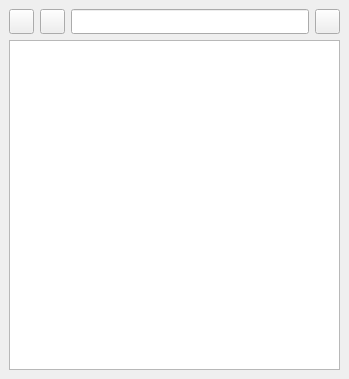
<?xml version="1.0" encoding="UTF-8"?>
<ui version="4.0">
 <class>filetree_DockWidget</class>
 <widget class="QDockWidget" name="filetree_DockWidget">
  <property name="geometry">
   <rect>
    <x>0</x>
    <y>0</y>
    <width>349</width>
    <height>379</height>
   </rect>
  </property>
  <property name="maximumSize">
   <size>
    <width>524287</width>
    <height>524287</height>
   </size>
  </property>
  <property name="font">
   <font>
    <family>等线</family>
    <pointsize>12</pointsize>
    <weight>75</weight>
    <bold>true</bold>
   </font>
  </property>
  <property name="styleSheet">
   <string notr="true"/>
  </property>
  <property name="allowedAreas">
   <set>Qt::LeftDockWidgetArea|Qt::RightDockWidgetArea</set>
  </property>
  <property name="windowTitle">
   <string>DockWidget</string>
  </property>
  <widget class="QWidget" name="dockWidgetContents">
   <layout class="QVBoxLayout" name="verticalLayout">
    <item>
     <layout class="QHBoxLayout" name="horizontalLayout">
      <item>
       <widget class="QPushButton" name="pushButton_folder">
        <property name="sizePolicy">
         <sizepolicy hsizetype="Fixed" vsizetype="Fixed">
          <horstretch>0</horstretch>
          <verstretch>0</verstretch>
         </sizepolicy>
        </property>
        <property name="minimumSize">
         <size>
          <width>25</width>
          <height>25</height>
         </size>
        </property>
        <property name="maximumSize">
         <size>
          <width>25</width>
          <height>25</height>
         </size>
        </property>
        <property name="font">
         <font>
          <family>等线</family>
          <pointsize>12</pointsize>
          <weight>75</weight>
          <bold>true</bold>
         </font>
        </property>
        <property name="styleSheet">
         <string notr="true"/>
        </property>
        <property name="text">
         <string/>
        </property>
        <property name="icon">
         <iconset>
          <normaloff>../icon/folder.png</normaloff>../icon/folder.png</iconset>
        </property>
       </widget>
      </item>
      <item>
       <widget class="QPushButton" name="pushButton_pardir">
        <property name="sizePolicy">
         <sizepolicy hsizetype="Fixed" vsizetype="Fixed">
          <horstretch>0</horstretch>
          <verstretch>0</verstretch>
         </sizepolicy>
        </property>
        <property name="minimumSize">
         <size>
          <width>25</width>
          <height>25</height>
         </size>
        </property>
        <property name="maximumSize">
         <size>
          <width>25</width>
          <height>25</height>
         </size>
        </property>
        <property name="font">
         <font>
          <family>等线</family>
          <pointsize>12</pointsize>
          <weight>75</weight>
          <bold>true</bold>
         </font>
        </property>
        <property name="styleSheet">
         <string notr="true"/>
        </property>
        <property name="text">
         <string/>
        </property>
        <property name="icon">
         <iconset>
          <normaloff>../icon/last.png</normaloff>../icon/last.png</iconset>
        </property>
        <property name="iconSize">
         <size>
          <width>16</width>
          <height>16</height>
         </size>
        </property>
       </widget>
      </item>
      <item>
       <widget class="QLineEdit" name="lineEdit_current">
        <property name="minimumSize">
         <size>
          <width>0</width>
          <height>25</height>
         </size>
        </property>
        <property name="maximumSize">
         <size>
          <width>16777215</width>
          <height>25</height>
         </size>
        </property>
        <property name="font">
         <font>
          <family>等线</family>
          <pointsize>12</pointsize>
          <weight>75</weight>
          <bold>true</bold>
         </font>
        </property>
        <property name="styleSheet">
         <string notr="true">margin: 0px;</string>
        </property>
       </widget>
      </item>
      <item>
       <widget class="QPushButton" name="pushButton_goto">
        <property name="sizePolicy">
         <sizepolicy hsizetype="Fixed" vsizetype="Fixed">
          <horstretch>0</horstretch>
          <verstretch>0</verstretch>
         </sizepolicy>
        </property>
        <property name="minimumSize">
         <size>
          <width>25</width>
          <height>25</height>
         </size>
        </property>
        <property name="maximumSize">
         <size>
          <width>25</width>
          <height>25</height>
         </size>
        </property>
        <property name="font">
         <font>
          <family>等线</family>
          <pointsize>12</pointsize>
          <weight>75</weight>
          <bold>true</bold>
         </font>
        </property>
        <property name="styleSheet">
         <string notr="true"/>
        </property>
        <property name="text">
         <string/>
        </property>
        <property name="icon">
         <iconset>
          <normaloff>../icon/right.png</normaloff>../icon/right.png</iconset>
        </property>
        <property name="iconSize">
         <size>
          <width>16</width>
          <height>16</height>
         </size>
        </property>
       </widget>
      </item>
     </layout>
    </item>
    <item>
     <widget class="QTreeView" name="treeView">
      <property name="minimumSize">
       <size>
        <width>0</width>
        <height>20</height>
       </size>
      </property>
      <property name="font">
       <font>
        <family>等线</family>
        <pointsize>12</pointsize>
        <weight>75</weight>
        <bold>true</bold>
       </font>
      </property>
     </widget>
    </item>
   </layout>
  </widget>
 </widget>
 <resources/>
 <connections/>
</ui>
